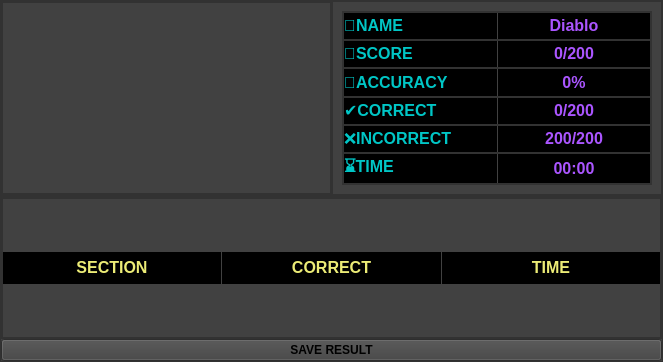
<?xml version="1.0" encoding="UTF-8"?>
<ui version="4.0">
 <class>MainWindow</class>
 <widget class="QMainWindow" name="MainWindow">
  <property name="geometry">
   <rect>
    <x>0</x>
    <y>0</y>
    <width>663</width>
    <height>362</height>
   </rect>
  </property>
  <property name="sizePolicy">
   <sizepolicy hsizetype="Preferred" vsizetype="Preferred">
    <horstretch>0</horstretch>
    <verstretch>0</verstretch>
   </sizepolicy>
  </property>
  <property name="windowTitle">
   <string>MainWindow</string>
  </property>
  <property name="styleSheet">
   <string notr="true"/>
  </property>
  <widget class="QWidget" name="centralwidget">
   <property name="sizePolicy">
    <sizepolicy hsizetype="Preferred" vsizetype="Preferred">
     <horstretch>0</horstretch>
     <verstretch>0</verstretch>
    </sizepolicy>
   </property>
   <layout class="QVBoxLayout" name="verticalLayout">
    <property name="spacing">
     <number>0</number>
    </property>
    <property name="leftMargin">
     <number>0</number>
    </property>
    <property name="topMargin">
     <number>0</number>
    </property>
    <property name="rightMargin">
     <number>0</number>
    </property>
    <property name="bottomMargin">
     <number>0</number>
    </property>
    <item>
     <widget class="QFrame" name="frame">
      <property name="sizePolicy">
       <sizepolicy hsizetype="Preferred" vsizetype="Fixed">
        <horstretch>1</horstretch>
        <verstretch>1</verstretch>
       </sizepolicy>
      </property>
      <property name="styleSheet">
       <string notr="true">background-color: rgb(65, 65, 65)</string>
      </property>
      <property name="frameShape">
       <enum>QFrame::StyledPanel</enum>
      </property>
      <property name="frameShadow">
       <enum>QFrame::Raised</enum>
      </property>
      <layout class="QHBoxLayout" name="horizontalLayout">
       <property name="spacing">
        <number>0</number>
       </property>
       <property name="leftMargin">
        <number>0</number>
       </property>
       <property name="topMargin">
        <number>0</number>
       </property>
       <property name="rightMargin">
        <number>0</number>
       </property>
       <property name="bottomMargin">
        <number>0</number>
       </property>
       <item>
        <widget class="QFrame" name="frame_3">
         <property name="frameShape">
          <enum>QFrame::StyledPanel</enum>
         </property>
         <property name="frameShadow">
          <enum>QFrame::Raised</enum>
         </property>
         <layout class="QVBoxLayout" name="verticalLayout_5">
          <property name="spacing">
           <number>0</number>
          </property>
          <property name="leftMargin">
           <number>0</number>
          </property>
          <property name="topMargin">
           <number>0</number>
          </property>
          <property name="rightMargin">
           <number>0</number>
          </property>
          <property name="bottomMargin">
           <number>0</number>
          </property>
          <item>
           <widget class="QGraphicsView" name="graphicsView">
            <property name="sizePolicy">
             <sizepolicy hsizetype="Preferred" vsizetype="Preferred">
              <horstretch>0</horstretch>
              <verstretch>0</verstretch>
             </sizepolicy>
            </property>
           </widget>
          </item>
         </layout>
        </widget>
       </item>
       <item>
        <widget class="QFrame" name="frame_4">
         <property name="frameShape">
          <enum>QFrame::StyledPanel</enum>
         </property>
         <property name="frameShadow">
          <enum>QFrame::Raised</enum>
         </property>
         <layout class="QVBoxLayout" name="verticalLayout_3">
          <item>
           <widget class="QScrollArea" name="scrollArea">
            <property name="sizePolicy">
             <sizepolicy hsizetype="Preferred" vsizetype="Preferred">
              <horstretch>0</horstretch>
              <verstretch>0</verstretch>
             </sizepolicy>
            </property>
            <property name="widgetResizable">
             <bool>true</bool>
            </property>
            <widget class="QWidget" name="scrollAreaWidgetContents_2">
             <property name="geometry">
              <rect>
               <x>0</x>
               <y>0</y>
               <width>308</width>
               <height>172</height>
              </rect>
             </property>
             <layout class="QVBoxLayout" name="verticalLayout_4">
              <property name="spacing">
               <number>0</number>
              </property>
              <property name="leftMargin">
               <number>0</number>
              </property>
              <property name="topMargin">
               <number>0</number>
              </property>
              <property name="rightMargin">
               <number>0</number>
              </property>
              <property name="bottomMargin">
               <number>0</number>
              </property>
              <item>
               <widget class="QFrame" name="frame_15">
                <property name="sizePolicy">
                 <sizepolicy hsizetype="Preferred" vsizetype="Preferred">
                  <horstretch>0</horstretch>
                  <verstretch>0</verstretch>
                 </sizepolicy>
                </property>
                <property name="frameShape">
                 <enum>QFrame::StyledPanel</enum>
                </property>
                <property name="frameShadow">
                 <enum>QFrame::Raised</enum>
                </property>
                <layout class="QHBoxLayout" name="horizontalLayout_17">
                 <property name="spacing">
                  <number>1</number>
                 </property>
                 <property name="leftMargin">
                  <number>0</number>
                 </property>
                 <property name="topMargin">
                  <number>0</number>
                 </property>
                 <property name="rightMargin">
                  <number>0</number>
                 </property>
                 <property name="bottomMargin">
                  <number>0</number>
                 </property>
                 <item>
                  <widget class="QLabel" name="label_41">
                   <property name="sizePolicy">
                    <sizepolicy hsizetype="Preferred" vsizetype="Preferred">
                     <horstretch>0</horstretch>
                     <verstretch>0</verstretch>
                    </sizepolicy>
                   </property>
                   <property name="maximumSize">
                    <size>
                     <width>16777215</width>
                     <height>32</height>
                    </size>
                   </property>
                   <property name="styleSheet">
                    <string notr="true">background-color: rgb(0, 0, 0);</string>
                   </property>
                   <property name="text">
                    <string>&lt;html&gt;&lt;head/&gt;&lt;body&gt;&lt;p&gt;&lt;span style=&quot; font-size:12pt; font-weight:700; color:#00c6c6;&quot;&gt;🧍NAME&lt;/span&gt;&lt;/p&gt;&lt;/body&gt;&lt;/html&gt;</string>
                   </property>
                  </widget>
                 </item>
                 <item>
                  <widget class="QLabel" name="label_42">
                   <property name="sizePolicy">
                    <sizepolicy hsizetype="Preferred" vsizetype="Preferred">
                     <horstretch>0</horstretch>
                     <verstretch>0</verstretch>
                    </sizepolicy>
                   </property>
                   <property name="maximumSize">
                    <size>
                     <width>16777215</width>
                     <height>32</height>
                    </size>
                   </property>
                   <property name="styleSheet">
                    <string notr="true">background-color: rgb(0, 0, 0);</string>
                   </property>
                   <property name="text">
                    <string>&lt;html&gt;&lt;head/&gt;&lt;body&gt;&lt;p align=&quot;center&quot;&gt;&lt;span style=&quot; font-size:12pt; font-weight:700; color:#aa55ff;&quot;&gt;Diablo&lt;/span&gt;&lt;/p&gt;&lt;/body&gt;&lt;/html&gt;</string>
                   </property>
                  </widget>
                 </item>
                </layout>
               </widget>
              </item>
              <item>
               <widget class="QFrame" name="frame_14">
                <property name="sizePolicy">
                 <sizepolicy hsizetype="Preferred" vsizetype="Preferred">
                  <horstretch>0</horstretch>
                  <verstretch>0</verstretch>
                 </sizepolicy>
                </property>
                <property name="frameShape">
                 <enum>QFrame::StyledPanel</enum>
                </property>
                <property name="frameShadow">
                 <enum>QFrame::Raised</enum>
                </property>
                <layout class="QHBoxLayout" name="horizontalLayout_16">
                 <property name="spacing">
                  <number>1</number>
                 </property>
                 <property name="leftMargin">
                  <number>0</number>
                 </property>
                 <property name="topMargin">
                  <number>0</number>
                 </property>
                 <property name="rightMargin">
                  <number>0</number>
                 </property>
                 <property name="bottomMargin">
                  <number>0</number>
                 </property>
                 <item>
                  <widget class="QLabel" name="label_39">
                   <property name="sizePolicy">
                    <sizepolicy hsizetype="Preferred" vsizetype="Preferred">
                     <horstretch>0</horstretch>
                     <verstretch>0</verstretch>
                    </sizepolicy>
                   </property>
                   <property name="maximumSize">
                    <size>
                     <width>16777215</width>
                     <height>32</height>
                    </size>
                   </property>
                   <property name="styleSheet">
                    <string notr="true">background-color: rgb(0, 0, 0);</string>
                   </property>
                   <property name="text">
                    <string>&lt;html&gt;&lt;head/&gt;&lt;body&gt;&lt;p&gt;&lt;span style=&quot; font-size:12pt; font-weight:700; color:#00c6c6;&quot;&gt;📝SCORE&lt;/span&gt;&lt;/p&gt;&lt;/body&gt;&lt;/html&gt;</string>
                   </property>
                  </widget>
                 </item>
                 <item>
                  <widget class="QLabel" name="label_40">
                   <property name="sizePolicy">
                    <sizepolicy hsizetype="Preferred" vsizetype="Preferred">
                     <horstretch>0</horstretch>
                     <verstretch>0</verstretch>
                    </sizepolicy>
                   </property>
                   <property name="maximumSize">
                    <size>
                     <width>16777215</width>
                     <height>32</height>
                    </size>
                   </property>
                   <property name="styleSheet">
                    <string notr="true">background-color: rgb(0, 0, 0);</string>
                   </property>
                   <property name="text">
                    <string>&lt;html&gt;&lt;head/&gt;&lt;body&gt;&lt;p align=&quot;center&quot;&gt;&lt;span style=&quot; font-size:12pt; font-weight:700; color:#aa55ff;&quot;&gt;0/200&lt;/span&gt;&lt;/p&gt;&lt;/body&gt;&lt;/html&gt;</string>
                   </property>
                  </widget>
                 </item>
                </layout>
               </widget>
              </item>
              <item>
               <widget class="QFrame" name="frame_16">
                <property name="sizePolicy">
                 <sizepolicy hsizetype="Preferred" vsizetype="Preferred">
                  <horstretch>0</horstretch>
                  <verstretch>0</verstretch>
                 </sizepolicy>
                </property>
                <property name="frameShape">
                 <enum>QFrame::StyledPanel</enum>
                </property>
                <property name="frameShadow">
                 <enum>QFrame::Raised</enum>
                </property>
                <layout class="QHBoxLayout" name="horizontalLayout_19">
                 <property name="spacing">
                  <number>1</number>
                 </property>
                 <property name="leftMargin">
                  <number>0</number>
                 </property>
                 <property name="topMargin">
                  <number>0</number>
                 </property>
                 <property name="rightMargin">
                  <number>0</number>
                 </property>
                 <property name="bottomMargin">
                  <number>0</number>
                 </property>
                 <item>
                  <widget class="QLabel" name="label_45">
                   <property name="sizePolicy">
                    <sizepolicy hsizetype="Preferred" vsizetype="Preferred">
                     <horstretch>0</horstretch>
                     <verstretch>0</verstretch>
                    </sizepolicy>
                   </property>
                   <property name="maximumSize">
                    <size>
                     <width>16777215</width>
                     <height>32</height>
                    </size>
                   </property>
                   <property name="styleSheet">
                    <string notr="true">background-color: rgb(0, 0, 0);</string>
                   </property>
                   <property name="text">
                    <string>&lt;html&gt;&lt;head/&gt;&lt;body&gt;&lt;p&gt;&lt;span style=&quot; font-size:12pt; font-weight:700; color:#00c6c6;&quot;&gt;🎯ACCURACY&lt;/span&gt;&lt;/p&gt;&lt;/body&gt;&lt;/html&gt;</string>
                   </property>
                  </widget>
                 </item>
                 <item>
                  <widget class="QLabel" name="label_46">
                   <property name="sizePolicy">
                    <sizepolicy hsizetype="Preferred" vsizetype="Preferred">
                     <horstretch>0</horstretch>
                     <verstretch>0</verstretch>
                    </sizepolicy>
                   </property>
                   <property name="maximumSize">
                    <size>
                     <width>16777215</width>
                     <height>32</height>
                    </size>
                   </property>
                   <property name="styleSheet">
                    <string notr="true">background-color: rgb(0, 0, 0);</string>
                   </property>
                   <property name="text">
                    <string>&lt;html&gt;&lt;head/&gt;&lt;body&gt;&lt;p align=&quot;center&quot;&gt;&lt;span style=&quot; font-size:12pt; font-weight:700; color:#aa55ff;&quot;&gt;0%&lt;/span&gt;&lt;/p&gt;&lt;/body&gt;&lt;/html&gt;</string>
                   </property>
                  </widget>
                 </item>
                </layout>
               </widget>
              </item>
              <item>
               <widget class="QFrame" name="frame_17">
                <property name="sizePolicy">
                 <sizepolicy hsizetype="Preferred" vsizetype="Preferred">
                  <horstretch>0</horstretch>
                  <verstretch>0</verstretch>
                 </sizepolicy>
                </property>
                <property name="frameShape">
                 <enum>QFrame::StyledPanel</enum>
                </property>
                <property name="frameShadow">
                 <enum>QFrame::Raised</enum>
                </property>
                <layout class="QHBoxLayout" name="horizontalLayout_20">
                 <property name="spacing">
                  <number>1</number>
                 </property>
                 <property name="leftMargin">
                  <number>0</number>
                 </property>
                 <property name="topMargin">
                  <number>0</number>
                 </property>
                 <property name="rightMargin">
                  <number>0</number>
                 </property>
                 <property name="bottomMargin">
                  <number>0</number>
                 </property>
                 <item>
                  <widget class="QLabel" name="label_47">
                   <property name="sizePolicy">
                    <sizepolicy hsizetype="Preferred" vsizetype="Preferred">
                     <horstretch>0</horstretch>
                     <verstretch>0</verstretch>
                    </sizepolicy>
                   </property>
                   <property name="maximumSize">
                    <size>
                     <width>16777215</width>
                     <height>32</height>
                    </size>
                   </property>
                   <property name="styleSheet">
                    <string notr="true">background-color: rgb(0, 0, 0);</string>
                   </property>
                   <property name="text">
                    <string>&lt;html&gt;&lt;head/&gt;&lt;body&gt;&lt;p&gt;&lt;span style=&quot; font-size:12pt; font-weight:700; color:#00c6c6;&quot;&gt;✔️CORRECT&lt;/span&gt;&lt;/p&gt;&lt;/body&gt;&lt;/html&gt;</string>
                   </property>
                  </widget>
                 </item>
                 <item>
                  <widget class="QLabel" name="label_48">
                   <property name="sizePolicy">
                    <sizepolicy hsizetype="Preferred" vsizetype="Preferred">
                     <horstretch>0</horstretch>
                     <verstretch>0</verstretch>
                    </sizepolicy>
                   </property>
                   <property name="maximumSize">
                    <size>
                     <width>16777215</width>
                     <height>32</height>
                    </size>
                   </property>
                   <property name="styleSheet">
                    <string notr="true">background-color: rgb(0, 0, 0);</string>
                   </property>
                   <property name="text">
                    <string>&lt;html&gt;&lt;head/&gt;&lt;body&gt;&lt;p align=&quot;center&quot;&gt;&lt;span style=&quot; font-size:12pt; font-weight:700; color:#aa55ff;&quot;&gt;0/200&lt;/span&gt;&lt;/p&gt;&lt;/body&gt;&lt;/html&gt;</string>
                   </property>
                  </widget>
                 </item>
                </layout>
               </widget>
              </item>
              <item>
               <widget class="QFrame" name="frame_18">
                <property name="sizePolicy">
                 <sizepolicy hsizetype="Preferred" vsizetype="Preferred">
                  <horstretch>0</horstretch>
                  <verstretch>0</verstretch>
                 </sizepolicy>
                </property>
                <property name="frameShape">
                 <enum>QFrame::StyledPanel</enum>
                </property>
                <property name="frameShadow">
                 <enum>QFrame::Raised</enum>
                </property>
                <layout class="QHBoxLayout" name="horizontalLayout_21">
                 <property name="spacing">
                  <number>1</number>
                 </property>
                 <property name="leftMargin">
                  <number>0</number>
                 </property>
                 <property name="topMargin">
                  <number>0</number>
                 </property>
                 <property name="rightMargin">
                  <number>0</number>
                 </property>
                 <property name="bottomMargin">
                  <number>0</number>
                 </property>
                 <item>
                  <widget class="QLabel" name="label_49">
                   <property name="sizePolicy">
                    <sizepolicy hsizetype="Preferred" vsizetype="Preferred">
                     <horstretch>0</horstretch>
                     <verstretch>0</verstretch>
                    </sizepolicy>
                   </property>
                   <property name="maximumSize">
                    <size>
                     <width>16777215</width>
                     <height>32</height>
                    </size>
                   </property>
                   <property name="styleSheet">
                    <string notr="true">background-color: rgb(0, 0, 0);</string>
                   </property>
                   <property name="text">
                    <string>&lt;html&gt;&lt;head/&gt;&lt;body&gt;&lt;p&gt;&lt;span style=&quot; font-size:12pt; font-weight:700; color:#00c6c6;&quot;&gt;❌INCORRECT&lt;/span&gt;&lt;/p&gt;&lt;/body&gt;&lt;/html&gt;</string>
                   </property>
                  </widget>
                 </item>
                 <item>
                  <widget class="QLabel" name="label_50">
                   <property name="sizePolicy">
                    <sizepolicy hsizetype="Preferred" vsizetype="Preferred">
                     <horstretch>0</horstretch>
                     <verstretch>0</verstretch>
                    </sizepolicy>
                   </property>
                   <property name="maximumSize">
                    <size>
                     <width>16777215</width>
                     <height>32</height>
                    </size>
                   </property>
                   <property name="styleSheet">
                    <string notr="true">background-color: rgb(0, 0, 0);</string>
                   </property>
                   <property name="text">
                    <string>&lt;html&gt;&lt;head/&gt;&lt;body&gt;&lt;p align=&quot;center&quot;&gt;&lt;span style=&quot; font-size:12pt; font-weight:700; color:#aa55ff;&quot;&gt;200/200&lt;/span&gt;&lt;/p&gt;&lt;/body&gt;&lt;/html&gt;</string>
                   </property>
                  </widget>
                 </item>
                </layout>
               </widget>
              </item>
              <item>
               <widget class="QFrame" name="frame_19">
                <property name="sizePolicy">
                 <sizepolicy hsizetype="Preferred" vsizetype="Preferred">
                  <horstretch>0</horstretch>
                  <verstretch>0</verstretch>
                 </sizepolicy>
                </property>
                <property name="frameShape">
                 <enum>QFrame::StyledPanel</enum>
                </property>
                <property name="frameShadow">
                 <enum>QFrame::Raised</enum>
                </property>
                <layout class="QHBoxLayout" name="horizontalLayout_22">
                 <property name="spacing">
                  <number>1</number>
                 </property>
                 <property name="leftMargin">
                  <number>0</number>
                 </property>
                 <property name="topMargin">
                  <number>0</number>
                 </property>
                 <property name="rightMargin">
                  <number>0</number>
                 </property>
                 <property name="bottomMargin">
                  <number>0</number>
                 </property>
                 <item>
                  <widget class="QLabel" name="label_51">
                   <property name="sizePolicy">
                    <sizepolicy hsizetype="Preferred" vsizetype="Preferred">
                     <horstretch>0</horstretch>
                     <verstretch>0</verstretch>
                    </sizepolicy>
                   </property>
                   <property name="maximumSize">
                    <size>
                     <width>16777215</width>
                     <height>32</height>
                    </size>
                   </property>
                   <property name="styleSheet">
                    <string notr="true">background-color: rgb(0, 0, 0);</string>
                   </property>
                   <property name="text">
                    <string>&lt;html&gt;&lt;head/&gt;&lt;body&gt;&lt;p&gt;&lt;span style=&quot; font-size:12pt; font-weight:700; color:#00c6c6;&quot;&gt;⌛TIME&lt;/span&gt;&lt;/p&gt;&lt;/body&gt;&lt;/html&gt;</string>
                   </property>
                  </widget>
                 </item>
                 <item>
                  <widget class="QLabel" name="label_52">
                   <property name="sizePolicy">
                    <sizepolicy hsizetype="Preferred" vsizetype="Preferred">
                     <horstretch>0</horstretch>
                     <verstretch>0</verstretch>
                    </sizepolicy>
                   </property>
                   <property name="maximumSize">
                    <size>
                     <width>16777215</width>
                     <height>32</height>
                    </size>
                   </property>
                   <property name="styleSheet">
                    <string notr="true">background-color: rgb(0, 0, 0);</string>
                   </property>
                   <property name="text">
                    <string>&lt;html&gt;&lt;head/&gt;&lt;body&gt;&lt;p align=&quot;center&quot;&gt;&lt;span style=&quot; font-size:12pt; font-weight:700; color:#aa55ff;&quot;&gt;00:00&lt;/span&gt;&lt;/p&gt;&lt;/body&gt;&lt;/html&gt;</string>
                   </property>
                  </widget>
                 </item>
                </layout>
               </widget>
              </item>
             </layout>
            </widget>
           </widget>
          </item>
         </layout>
        </widget>
       </item>
      </layout>
     </widget>
    </item>
    <item>
     <widget class="QFrame" name="frame_2">
      <property name="sizePolicy">
       <sizepolicy hsizetype="Preferred" vsizetype="Expanding">
        <horstretch>1</horstretch>
        <verstretch>0</verstretch>
       </sizepolicy>
      </property>
      <property name="styleSheet">
       <string notr="true">background-color: rgb(65, 65, 65)</string>
      </property>
      <property name="frameShape">
       <enum>QFrame::StyledPanel</enum>
      </property>
      <property name="frameShadow">
       <enum>QFrame::Raised</enum>
      </property>
      <layout class="QVBoxLayout" name="verticalLayout_6">
       <property name="spacing">
        <number>0</number>
       </property>
       <property name="leftMargin">
        <number>0</number>
       </property>
       <property name="topMargin">
        <number>0</number>
       </property>
       <property name="rightMargin">
        <number>0</number>
       </property>
       <property name="bottomMargin">
        <number>0</number>
       </property>
       <item>
        <widget class="QScrollArea" name="scrollArea_4">
         <property name="sizePolicy">
          <sizepolicy hsizetype="Expanding" vsizetype="Expanding">
           <horstretch>0</horstretch>
           <verstretch>0</verstretch>
          </sizepolicy>
         </property>
         <property name="widgetResizable">
          <bool>true</bool>
         </property>
         <property name="alignment">
          <set>Qt::AlignLeading|Qt::AlignLeft|Qt::AlignVCenter</set>
         </property>
         <widget class="QWidget" name="scrollAreaWidgetContents_5">
          <property name="geometry">
           <rect>
            <x>0</x>
            <y>0</y>
            <width>659</width>
            <height>138</height>
           </rect>
          </property>
          <property name="sizePolicy">
           <sizepolicy hsizetype="Expanding" vsizetype="Expanding">
            <horstretch>0</horstretch>
            <verstretch>0</verstretch>
           </sizepolicy>
          </property>
          <layout class="QVBoxLayout" name="verticalLayout_2">
           <property name="spacing">
            <number>0</number>
           </property>
           <property name="leftMargin">
            <number>0</number>
           </property>
           <property name="topMargin">
            <number>0</number>
           </property>
           <property name="rightMargin">
            <number>0</number>
           </property>
           <property name="bottomMargin">
            <number>0</number>
           </property>
           <item>
            <widget class="QFrame" name="frame_11">
             <property name="sizePolicy">
              <sizepolicy hsizetype="Preferred" vsizetype="Preferred">
               <horstretch>0</horstretch>
               <verstretch>0</verstretch>
              </sizepolicy>
             </property>
             <property name="frameShape">
              <enum>QFrame::StyledPanel</enum>
             </property>
             <property name="frameShadow">
              <enum>QFrame::Raised</enum>
             </property>
             <layout class="QHBoxLayout" name="horizontalLayout_13">
              <property name="spacing">
               <number>1</number>
              </property>
              <property name="leftMargin">
               <number>0</number>
              </property>
              <property name="topMargin">
               <number>0</number>
              </property>
              <property name="rightMargin">
               <number>0</number>
              </property>
              <property name="bottomMargin">
               <number>0</number>
              </property>
              <item>
               <widget class="QLabel" name="label_33">
                <property name="sizePolicy">
                 <sizepolicy hsizetype="Preferred" vsizetype="Preferred">
                  <horstretch>0</horstretch>
                  <verstretch>0</verstretch>
                 </sizepolicy>
                </property>
                <property name="maximumSize">
                 <size>
                  <width>16777215</width>
                  <height>32</height>
                 </size>
                </property>
                <property name="styleSheet">
                 <string notr="true">background-color: rgb(0, 0, 0);</string>
                </property>
                <property name="text">
                 <string>&lt;html&gt;&lt;head/&gt;&lt;body&gt;&lt;p align=&quot;center&quot;&gt;&lt;span style=&quot; font-size:12pt; font-weight:700; color:#ecec76;&quot;&gt;SECTION&lt;/span&gt;&lt;/p&gt;&lt;/body&gt;&lt;/html&gt;</string>
                </property>
               </widget>
              </item>
              <item>
               <widget class="QLabel" name="label_32">
                <property name="sizePolicy">
                 <sizepolicy hsizetype="Preferred" vsizetype="Preferred">
                  <horstretch>0</horstretch>
                  <verstretch>0</verstretch>
                 </sizepolicy>
                </property>
                <property name="maximumSize">
                 <size>
                  <width>16777215</width>
                  <height>32</height>
                 </size>
                </property>
                <property name="styleSheet">
                 <string notr="true">background-color: rgb(0, 0, 0);</string>
                </property>
                <property name="text">
                 <string>&lt;html&gt;&lt;head/&gt;&lt;body&gt;&lt;p align=&quot;center&quot;&gt;&lt;span style=&quot; font-size:12pt; font-weight:700; color:#ecec76;&quot;&gt;CORRECT&lt;/span&gt;&lt;/p&gt;&lt;/body&gt;&lt;/html&gt;</string>
                </property>
               </widget>
              </item>
              <item>
               <widget class="QLabel" name="label_31">
                <property name="sizePolicy">
                 <sizepolicy hsizetype="Preferred" vsizetype="Preferred">
                  <horstretch>0</horstretch>
                  <verstretch>0</verstretch>
                 </sizepolicy>
                </property>
                <property name="maximumSize">
                 <size>
                  <width>16777215</width>
                  <height>32</height>
                 </size>
                </property>
                <property name="styleSheet">
                 <string notr="true">background-color: rgb(0, 0, 0);</string>
                </property>
                <property name="text">
                 <string>&lt;html&gt;&lt;head/&gt;&lt;body&gt;&lt;p align=&quot;center&quot;&gt;&lt;span style=&quot; font-size:12pt; font-weight:700; color:#ecec76;&quot;&gt;TIME&lt;/span&gt;&lt;/p&gt;&lt;/body&gt;&lt;/html&gt;</string>
                </property>
               </widget>
              </item>
             </layout>
            </widget>
           </item>
          </layout>
         </widget>
        </widget>
       </item>
       <item>
        <widget class="QPushButton" name="pushButton">
         <property name="font">
          <font>
           <pointsize>9</pointsize>
           <bold>true</bold>
          </font>
         </property>
         <property name="text">
          <string>SAVE RESULT</string>
         </property>
        </widget>
       </item>
      </layout>
     </widget>
    </item>
   </layout>
  </widget>
 </widget>
 <resources/>
 <connections/>
</ui>
